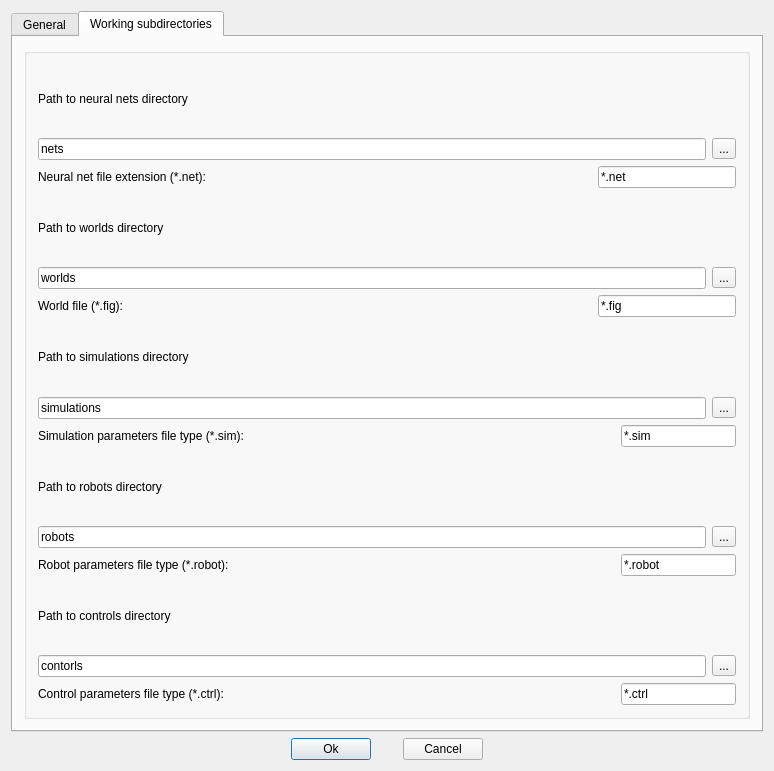
<?xml version="1.0" encoding="UTF-8"?>
<ui version="4.0">
 <class>settingsDialog</class>
 <widget class="QDialog" name="settingsDialog">
  <property name="geometry">
   <rect>
    <x>0</x>
    <y>0</y>
    <width>774</width>
    <height>771</height>
   </rect>
  </property>
  <property name="windowTitle">
   <string>Edit preferences</string>
  </property>
  <layout class="QVBoxLayout" name="verticalLayout_5">
   <item>
    <widget class="QTabWidget" name="TabWidget2">
     <property name="currentIndex">
      <number>1</number>
     </property>
     <widget class="QWidget" name="tab1">
      <attribute name="title">
       <string>General</string>
      </attribute>
      <layout class="QVBoxLayout" name="verticalLayout_4">
       <item>
        <widget class="Q3GroupBox" name="GroupBox1">
         <property name="sizePolicy">
          <sizepolicy hsizetype="Preferred" vsizetype="Preferred">
           <horstretch>0</horstretch>
           <verstretch>0</verstretch>
          </sizepolicy>
         </property>
         <property name="font">
          <font>
           <family>DejaVu Sans</family>
          </font>
         </property>
         <property name="title">
          <string>Main application directories</string>
         </property>
         <property name="margin">
          <number>20</number>
         </property>
         <layout class="QVBoxLayout" name="verticalLayout_3">
          <item>
           <widget class="QLabel" name="label">
            <property name="text">
             <string>Instalation directory</string>
            </property>
           </widget>
          </item>
          <item>
           <layout class="QHBoxLayout" name="horizontalLayout">
            <item>
             <widget class="QLineEdit" name="LineEditDirApp">
              <property name="font">
               <font/>
              </property>
              <property name="text">
               <string>/home</string>
              </property>
             </widget>
            </item>
            <item>
             <widget class="QToolButton" name="buttonApp">
              <property name="font">
               <font>
                <family>helvetica</family>
               </font>
              </property>
              <property name="text">
               <string>...</string>
              </property>
             </widget>
            </item>
           </layout>
          </item>
          <item>
           <widget class="QLabel" name="label_2">
            <property name="text">
             <string>Working directory</string>
            </property>
           </widget>
          </item>
          <item>
           <layout class="QHBoxLayout" name="horizontalLayout_4">
            <item>
             <widget class="QLineEdit" name="lineEditWorkingDir">
              <property name="text">
               <string>/home</string>
              </property>
             </widget>
            </item>
            <item>
             <widget class="QToolButton" name="buttonWorkingDir">
              <property name="font">
               <font>
                <family>helvetica</family>
               </font>
              </property>
              <property name="text">
               <string>...</string>
              </property>
             </widget>
            </item>
           </layout>
          </item>
         </layout>
         <zorder></zorder>
         <zorder>label</zorder>
         <zorder>label_2</zorder>
        </widget>
       </item>
       <item>
        <widget class="Q3GroupBox" name="GroupBox2">
         <property name="sizePolicy">
          <sizepolicy hsizetype="Preferred" vsizetype="Preferred">
           <horstretch>0</horstretch>
           <verstretch>0</verstretch>
          </sizepolicy>
         </property>
         <property name="font">
          <font>
           <family>DejaVu Sans</family>
          </font>
         </property>
         <property name="title">
          <string>Help browser</string>
         </property>
         <property name="margin">
          <number>20</number>
         </property>
         <layout class="QHBoxLayout" name="horizontalLayout_3" stretch="1,2">
          <item>
           <widget class="Q3ListBox" name="ListBoxBrowser">
            <property name="font">
             <font/>
            </property>
            <property name="currentItem">
             <number>-1</number>
            </property>
            <item>
             <property name="text">
              <string>Built-in application</string>
             </property>
            </item>
            <item>
             <property name="text">
              <string>Netscape</string>
             </property>
            </item>
            <item>
             <property name="text">
              <string>Mozilla</string>
             </property>
            </item>
            <item>
             <property name="text">
              <string>Konqueror</string>
             </property>
            </item>
            <item>
             <property name="text">
              <string>KDE Help</string>
             </property>
            </item>
            <item>
             <property name="text">
              <string>Nautilus</string>
             </property>
            </item>
            <item>
             <property name="text">
              <string>Galeon</string>
             </property>
            </item>
            <item>
             <property name="text">
              <string>Other</string>
             </property>
            </item>
           </widget>
          </item>
          <item>
           <layout class="QVBoxLayout" name="verticalLayout_2">
            <item>
             <layout class="QVBoxLayout" name="verticalLayout">
              <item>
               <widget class="QLabel" name="TextLabelCommand">
                <property name="sizePolicy">
                 <sizepolicy hsizetype="Preferred" vsizetype="Preferred">
                  <horstretch>10</horstretch>
                  <verstretch>0</verstretch>
                 </sizepolicy>
                </property>
                <property name="font">
                 <font/>
                </property>
                <property name="text">
                 <string>Browser command:</string>
                </property>
                <property name="wordWrap">
                 <bool>false</bool>
                </property>
               </widget>
              </item>
              <item>
               <layout class="QHBoxLayout" name="horizontalLayout_2">
                <item>
                 <widget class="QLineEdit" name="LineEditBrowser">
                  <property name="enabled">
                   <bool>false</bool>
                  </property>
                  <property name="sizePolicy">
                   <sizepolicy hsizetype="Expanding" vsizetype="Fixed">
                    <horstretch>10</horstretch>
                    <verstretch>0</verstretch>
                   </sizepolicy>
                  </property>
                  <property name="font">
                   <font/>
                  </property>
                 </widget>
                </item>
                <item>
                 <widget class="QToolButton" name="buttonFileBrowser">
                  <property name="font">
                   <font>
                    <family>helvetica</family>
                   </font>
                  </property>
                  <property name="text">
                   <string>...</string>
                  </property>
                 </widget>
                </item>
               </layout>
              </item>
             </layout>
            </item>
            <item>
             <spacer name="spacer1">
              <property name="orientation">
               <enum>Qt::Vertical</enum>
              </property>
              <property name="sizeType">
               <enum>QSizePolicy::Expanding</enum>
              </property>
              <property name="sizeHint" stdset="0">
               <size>
                <width>20</width>
                <height>73</height>
               </size>
              </property>
             </spacer>
            </item>
           </layout>
          </item>
         </layout>
        </widget>
       </item>
       <item>
        <spacer name="spacer12_2">
         <property name="orientation">
          <enum>Qt::Vertical</enum>
         </property>
         <property name="sizeType">
          <enum>QSizePolicy::Preferred</enum>
         </property>
         <property name="sizeHint" stdset="0">
          <size>
           <width>21</width>
           <height>50</height>
          </size>
         </property>
        </spacer>
       </item>
      </layout>
      <zorder>GroupBox1</zorder>
      <zorder>GroupBox2</zorder>
      <zorder>spacer12_2</zorder>
     </widget>
     <widget class="QWidget" name="tab2">
      <attribute name="title">
       <string>Working subdirectories</string>
      </attribute>
      <layout class="QVBoxLayout" name="verticalLayout_11">
       <item>
        <widget class="Q3GroupBox" name="groupBox">
         <layout class="QVBoxLayout" name="verticalLayout_12">
          <item>
           <layout class="QVBoxLayout" name="verticalLayout_6">
            <item>
             <widget class="QLabel" name="label_3">
              <property name="text">
               <string>Path to neural nets directory</string>
              </property>
             </widget>
            </item>
            <item>
             <layout class="QHBoxLayout">
              <property name="margin">
               <number>0</number>
              </property>
              <item>
               <widget class="QLineEdit" name="LineEditDirectory">
                <property name="font">
                 <font/>
                </property>
                <property name="text">
                 <string>nets</string>
                </property>
               </widget>
              </item>
              <item>
               <widget class="QToolButton" name="buttonDir">
                <property name="font">
                 <font>
                  <family>helvetica</family>
                 </font>
                </property>
                <property name="text">
                 <string>...</string>
                </property>
               </widget>
              </item>
             </layout>
            </item>
            <item>
             <layout class="QHBoxLayout">
              <property name="margin">
               <number>0</number>
              </property>
              <item>
               <widget class="QLabel" name="labelExtension">
                <property name="sizePolicy">
                 <sizepolicy hsizetype="Preferred" vsizetype="Preferred">
                  <horstretch>4</horstretch>
                  <verstretch>0</verstretch>
                 </sizepolicy>
                </property>
                <property name="font">
                 <font/>
                </property>
                <property name="text">
                 <string>Neural net file extension (*.net):</string>
                </property>
                <property name="wordWrap">
                 <bool>false</bool>
                </property>
               </widget>
              </item>
              <item>
               <widget class="QLineEdit" name="LineEditExtension">
                <property name="sizePolicy">
                 <sizepolicy hsizetype="Preferred" vsizetype="Fixed">
                  <horstretch>1</horstretch>
                  <verstretch>0</verstretch>
                 </sizepolicy>
                </property>
                <property name="minimumSize">
                 <size>
                  <width>50</width>
                  <height>0</height>
                 </size>
                </property>
                <property name="font">
                 <font/>
                </property>
                <property name="text">
                 <string>*.net</string>
                </property>
               </widget>
              </item>
             </layout>
            </item>
           </layout>
          </item>
          <item>
           <layout class="QVBoxLayout" name="verticalLayout_7">
            <item>
             <widget class="QLabel" name="label_4">
              <property name="text">
               <string>Path to worlds directory</string>
              </property>
             </widget>
            </item>
            <item>
             <layout class="QHBoxLayout">
              <property name="margin">
               <number>0</number>
              </property>
              <item>
               <widget class="QLineEdit" name="LineEditWorldDirectory">
                <property name="font">
                 <font/>
                </property>
                <property name="text">
                 <string>worlds</string>
                </property>
               </widget>
              </item>
              <item>
               <widget class="QToolButton" name="buttonWorld">
                <property name="font">
                 <font>
                  <family>helvetica</family>
                 </font>
                </property>
                <property name="text">
                 <string>...</string>
                </property>
               </widget>
              </item>
             </layout>
            </item>
            <item>
             <layout class="QHBoxLayout">
              <property name="margin">
               <number>0</number>
              </property>
              <item>
               <widget class="QLabel" name="labelExtension_2">
                <property name="sizePolicy">
                 <sizepolicy hsizetype="Preferred" vsizetype="Preferred">
                  <horstretch>4</horstretch>
                  <verstretch>0</verstretch>
                 </sizepolicy>
                </property>
                <property name="font">
                 <font/>
                </property>
                <property name="text">
                 <string>World file (*.fig):</string>
                </property>
                <property name="wordWrap">
                 <bool>false</bool>
                </property>
               </widget>
              </item>
              <item>
               <widget class="QLineEdit" name="LineEditWorldExtension">
                <property name="sizePolicy">
                 <sizepolicy hsizetype="Preferred" vsizetype="Fixed">
                  <horstretch>1</horstretch>
                  <verstretch>0</verstretch>
                 </sizepolicy>
                </property>
                <property name="minimumSize">
                 <size>
                  <width>50</width>
                  <height>0</height>
                 </size>
                </property>
                <property name="font">
                 <font/>
                </property>
                <property name="text">
                 <string>*.fig</string>
                </property>
               </widget>
              </item>
             </layout>
            </item>
           </layout>
          </item>
          <item>
           <layout class="QVBoxLayout" name="verticalLayout_8">
            <item>
             <widget class="QLabel" name="label_5">
              <property name="text">
               <string>Path to simulations directory</string>
              </property>
             </widget>
            </item>
            <item>
             <layout class="QHBoxLayout">
              <property name="margin">
               <number>0</number>
              </property>
              <item>
               <widget class="QLineEdit" name="LineEditSimsDirectory">
                <property name="font">
                 <font/>
                </property>
                <property name="text">
                 <string>simulations</string>
                </property>
               </widget>
              </item>
              <item>
               <widget class="QToolButton" name="buttonSims">
                <property name="font">
                 <font>
                  <family>helvetica</family>
                 </font>
                </property>
                <property name="text">
                 <string>...</string>
                </property>
               </widget>
              </item>
             </layout>
            </item>
            <item>
             <layout class="QHBoxLayout">
              <property name="margin">
               <number>0</number>
              </property>
              <item>
               <widget class="QLabel" name="labelExtension_2_2">
                <property name="sizePolicy">
                 <sizepolicy hsizetype="Preferred" vsizetype="Preferred">
                  <horstretch>5</horstretch>
                  <verstretch>0</verstretch>
                 </sizepolicy>
                </property>
                <property name="font">
                 <font/>
                </property>
                <property name="text">
                 <string>Simulation parameters file type (*.sim):</string>
                </property>
                <property name="wordWrap">
                 <bool>false</bool>
                </property>
               </widget>
              </item>
              <item>
               <widget class="QLineEdit" name="LineEditSimsExtension">
                <property name="sizePolicy">
                 <sizepolicy hsizetype="Preferred" vsizetype="Fixed">
                  <horstretch>1</horstretch>
                  <verstretch>0</verstretch>
                 </sizepolicy>
                </property>
                <property name="minimumSize">
                 <size>
                  <width>50</width>
                  <height>0</height>
                 </size>
                </property>
                <property name="font">
                 <font/>
                </property>
                <property name="text">
                 <string>*.sim</string>
                </property>
               </widget>
              </item>
             </layout>
            </item>
           </layout>
          </item>
          <item>
           <layout class="QVBoxLayout" name="verticalLayout_9">
            <item>
             <widget class="QLabel" name="label_6">
              <property name="text">
               <string>Path to robots directory</string>
              </property>
             </widget>
            </item>
            <item>
             <layout class="QHBoxLayout">
              <property name="margin">
               <number>0</number>
              </property>
              <item>
               <widget class="QLineEdit" name="LineEditRobotsDirectory">
                <property name="font">
                 <font/>
                </property>
                <property name="text">
                 <string>robots</string>
                </property>
               </widget>
              </item>
              <item>
               <widget class="QToolButton" name="buttonRobots">
                <property name="font">
                 <font>
                  <family>helvetica</family>
                 </font>
                </property>
                <property name="text">
                 <string>...</string>
                </property>
               </widget>
              </item>
             </layout>
            </item>
            <item>
             <layout class="QHBoxLayout">
              <property name="margin">
               <number>0</number>
              </property>
              <item>
               <widget class="QLabel" name="labelExtension_2_2_2">
                <property name="sizePolicy">
                 <sizepolicy hsizetype="Preferred" vsizetype="Preferred">
                  <horstretch>5</horstretch>
                  <verstretch>0</verstretch>
                 </sizepolicy>
                </property>
                <property name="font">
                 <font/>
                </property>
                <property name="text">
                 <string>Robot parameters file type (*.robot):</string>
                </property>
                <property name="wordWrap">
                 <bool>false</bool>
                </property>
               </widget>
              </item>
              <item>
               <widget class="QLineEdit" name="LineEditRobotsExtension">
                <property name="sizePolicy">
                 <sizepolicy hsizetype="Preferred" vsizetype="Fixed">
                  <horstretch>1</horstretch>
                  <verstretch>0</verstretch>
                 </sizepolicy>
                </property>
                <property name="minimumSize">
                 <size>
                  <width>50</width>
                  <height>0</height>
                 </size>
                </property>
                <property name="font">
                 <font/>
                </property>
                <property name="text">
                 <string>*.robot</string>
                </property>
               </widget>
              </item>
             </layout>
            </item>
           </layout>
          </item>
          <item>
           <layout class="QVBoxLayout" name="verticalLayout_10">
            <item>
             <widget class="QLabel" name="label_7">
              <property name="text">
               <string>Path to controls directory</string>
              </property>
             </widget>
            </item>
            <item>
             <layout class="QHBoxLayout">
              <property name="margin">
               <number>0</number>
              </property>
              <item>
               <widget class="QLineEdit" name="LineEditCtrlsDirectory">
                <property name="font">
                 <font/>
                </property>
                <property name="text">
                 <string>contorls</string>
                </property>
               </widget>
              </item>
              <item>
               <widget class="QToolButton" name="buttonCtrls">
                <property name="font">
                 <font>
                  <family>helvetica</family>
                 </font>
                </property>
                <property name="text">
                 <string>...</string>
                </property>
               </widget>
              </item>
             </layout>
            </item>
            <item>
             <layout class="QHBoxLayout">
              <property name="margin">
               <number>0</number>
              </property>
              <item>
               <widget class="QLabel" name="labelExtension_2_2_2_2">
                <property name="sizePolicy">
                 <sizepolicy hsizetype="Preferred" vsizetype="Preferred">
                  <horstretch>5</horstretch>
                  <verstretch>0</verstretch>
                 </sizepolicy>
                </property>
                <property name="font">
                 <font/>
                </property>
                <property name="text">
                 <string>Control parameters file type (*.ctrl):</string>
                </property>
                <property name="wordWrap">
                 <bool>false</bool>
                </property>
               </widget>
              </item>
              <item>
               <widget class="QLineEdit" name="LineEditCtrlsExtension">
                <property name="sizePolicy">
                 <sizepolicy hsizetype="Preferred" vsizetype="Fixed">
                  <horstretch>1</horstretch>
                  <verstretch>0</verstretch>
                 </sizepolicy>
                </property>
                <property name="minimumSize">
                 <size>
                  <width>50</width>
                  <height>0</height>
                 </size>
                </property>
                <property name="font">
                 <font/>
                </property>
                <property name="text">
                 <string>*.ctrl</string>
                </property>
               </widget>
              </item>
             </layout>
            </item>
           </layout>
          </item>
         </layout>
        </widget>
       </item>
      </layout>
      <zorder></zorder>
      <zorder></zorder>
      <zorder></zorder>
      <zorder></zorder>
      <zorder></zorder>
      <zorder></zorder>
      <zorder></zorder>
      <zorder></zorder>
      <zorder></zorder>
      <zorder></zorder>
      <zorder>LineEditSimsExtension</zorder>
      <zorder>labelExtension_2_2</zorder>
      <zorder>LineEditDirectory</zorder>
      <zorder>label_3</zorder>
      <zorder>label_4</zorder>
      <zorder>label_5</zorder>
      <zorder>label_6</zorder>
      <zorder>label_7</zorder>
      <zorder>groupBox</zorder>
     </widget>
    </widget>
   </item>
   <item>
    <layout class="QHBoxLayout">
     <property name="spacing">
      <number>32</number>
     </property>
     <property name="margin">
      <number>0</number>
     </property>
     <item>
      <spacer name="spacer5">
       <property name="orientation">
        <enum>Qt::Horizontal</enum>
       </property>
       <property name="sizeType">
        <enum>QSizePolicy::Expanding</enum>
       </property>
       <property name="sizeHint" stdset="0">
        <size>
         <width>40</width>
         <height>20</height>
        </size>
       </property>
      </spacer>
     </item>
     <item>
      <widget class="QPushButton" name="okButton">
       <property name="text">
        <string>Ok</string>
       </property>
      </widget>
     </item>
     <item>
      <widget class="QPushButton" name="cancelButton">
       <property name="text">
        <string>Cancel</string>
       </property>
      </widget>
     </item>
     <item>
      <spacer name="spacer5_2">
       <property name="orientation">
        <enum>Qt::Horizontal</enum>
       </property>
       <property name="sizeType">
        <enum>QSizePolicy::Expanding</enum>
       </property>
       <property name="sizeHint" stdset="0">
        <size>
         <width>40</width>
         <height>20</height>
        </size>
       </property>
      </spacer>
     </item>
    </layout>
   </item>
  </layout>
 </widget>
 <layoutdefault spacing="6" margin="11"/>
 <pixmapfunction>qPixmapFromMimeSource</pixmapfunction>
 <customwidgets>
  <customwidget>
   <class>Q3GroupBox</class>
   <extends>QGroupBox</extends>
   <header>Qt3Support/Q3GroupBox</header>
   <container>1</container>
  </customwidget>
  <customwidget>
   <class>Q3Frame</class>
   <extends>QFrame</extends>
   <header>Qt3Support/Q3Frame</header>
   <container>1</container>
  </customwidget>
  <customwidget>
   <class>Q3ListBox</class>
   <extends>Q3Frame</extends>
   <header>q3listbox.h</header>
  </customwidget>
 </customwidgets>
 <tabstops>
  <tabstop>TabWidget2</tabstop>
  <tabstop>LineEditBrowser</tabstop>
  <tabstop>LineEditDirectory</tabstop>
  <tabstop>LineEditExtension</tabstop>
  <tabstop>LineEditWorldDirectory</tabstop>
  <tabstop>LineEditWorldExtension</tabstop>
  <tabstop>LineEditSimsDirectory</tabstop>
  <tabstop>LineEditSimsExtension</tabstop>
  <tabstop>okButton</tabstop>
  <tabstop>cancelButton</tabstop>
 </tabstops>
 <includes>
  <include location="global">q3memarray.h</include>
 </includes>
 <resources/>
 <connections/>
</ui>
